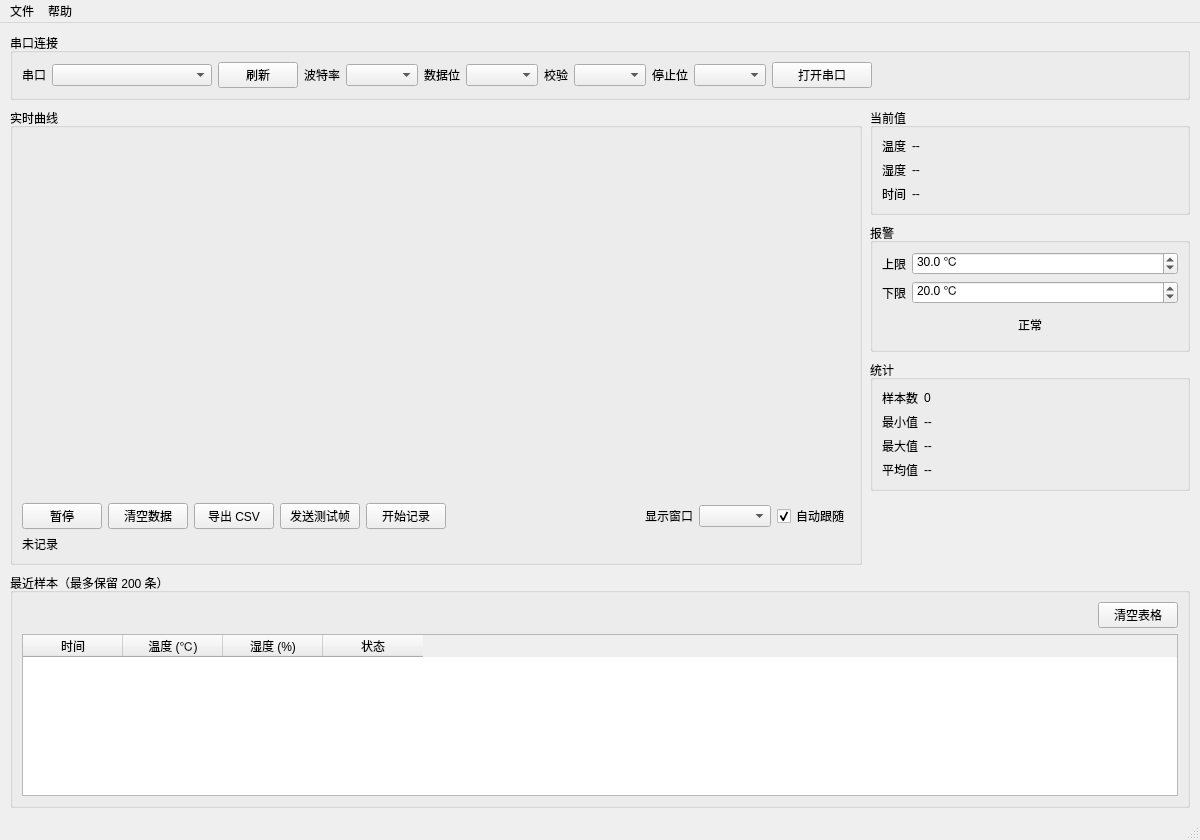
<?xml version="1.0" encoding="UTF-8"?>
<ui version="4.0">
 <class>MainWindow</class>
 <widget class="QMainWindow" name="MainWindow">
  <property name="geometry">
   <rect>
    <x>0</x>
    <y>0</y>
    <width>1200</width>
    <height>840</height>
   </rect>
  </property>
  <property name="windowTitle">
   <string>串口温度监控上位机</string>
  </property>
  <widget class="QWidget" name="centralWidget">
   <layout class="QVBoxLayout" name="mainLayout">
    <property name="spacing">
     <number>8</number>
    </property>
    <property name="leftMargin">
     <number>10</number>
    </property>
    <property name="topMargin">
     <number>10</number>
    </property>
    <property name="rightMargin">
     <number>10</number>
    </property>
    <property name="bottomMargin">
     <number>10</number>
    </property>
    <item>
     <widget class="QGroupBox" name="connectionGroup">
      <property name="title">
       <string>串口连接</string>
      </property>
      <layout class="QHBoxLayout" name="connectionLayout">
       <item>
        <widget class="QLabel" name="portLabel">
         <property name="text">
          <string>串口</string>
         </property>
        </widget>
       </item>
       <item>
        <widget class="QComboBox" name="portCombo">
         <property name="minimumSize">
          <size>
           <width>160</width>
           <height>0</height>
          </size>
         </property>
        </widget>
       </item>
       <item>
        <widget class="QPushButton" name="refreshPortButton">
         <property name="text">
          <string>刷新</string>
         </property>
        </widget>
       </item>
       <item>
        <widget class="QLabel" name="baudLabel">
         <property name="text">
          <string>波特率</string>
         </property>
        </widget>
       </item>
       <item>
        <widget class="QComboBox" name="baudCombo"/>
       </item>
       <item>
        <widget class="QLabel" name="dataBitsLabel">
         <property name="text">
          <string>数据位</string>
         </property>
        </widget>
       </item>
       <item>
        <widget class="QComboBox" name="dataBitsCombo"/>
       </item>
       <item>
        <widget class="QLabel" name="parityLabel">
         <property name="text">
          <string>校验</string>
         </property>
        </widget>
       </item>
       <item>
        <widget class="QComboBox" name="parityCombo"/>
       </item>
       <item>
        <widget class="QLabel" name="stopBitsLabel">
         <property name="text">
          <string>停止位</string>
         </property>
        </widget>
       </item>
       <item>
        <widget class="QComboBox" name="stopBitsCombo"/>
       </item>
       <item>
        <widget class="QPushButton" name="openButton">
         <property name="minimumSize">
          <size>
           <width>100</width>
           <height>0</height>
          </size>
         </property>
         <property name="text">
          <string>打开串口</string>
         </property>
        </widget>
       </item>
       <item>
        <spacer name="connectionSpacer">
         <property name="orientation">
          <enum>Qt::Orientation::Horizontal</enum>
         </property>
         <property name="sizeHint" stdset="0">
          <size>
           <width>40</width>
           <height>20</height>
          </size>
         </property>
        </spacer>
       </item>
      </layout>
     </widget>
    </item>
    <item>
     <layout class="QHBoxLayout" name="middleLayout">
      <property name="spacing">
       <number>8</number>
      </property>
      <item>
       <widget class="QGroupBox" name="plotGroup">
        <property name="title">
         <string>实时曲线</string>
        </property>
        <layout class="QVBoxLayout" name="plotLayout">
         <property name="spacing">
          <number>6</number>
         </property>
         <item>
          <widget class="QCustomPlot" name="plot" native="true">
           <property name="minimumSize">
            <size>
             <width>640</width>
             <height>360</height>
            </size>
           </property>
          </widget>
         </item>
         <item>
          <layout class="QHBoxLayout" name="plotToolbarLayout">
           <item>
            <widget class="QPushButton" name="pauseButton">
             <property name="text">
              <string>暂停</string>
             </property>
            </widget>
           </item>
           <item>
            <widget class="QPushButton" name="clearButton">
             <property name="text">
              <string>清空数据</string>
             </property>
            </widget>
           </item>
           <item>
            <widget class="QPushButton" name="exportButton">
             <property name="text">
              <string>导出 CSV</string>
             </property>
            </widget>
           </item>
           <item>
            <widget class="QPushButton" name="sendTestButton">
             <property name="toolTip">
              <string>向当前串口写入一帧测试数据；CH340 短接 TX-RX 可做回环验证</string>
             </property>
             <property name="text">
              <string>发送测试帧</string>
             </property>
            </widget>
           </item>
           <item>
            <widget class="QPushButton" name="recordButton">
             <property name="text">
              <string>开始记录</string>
             </property>
            </widget>
           </item>
           <item>
            <spacer name="toolbarSpacer">
             <property name="orientation">
              <enum>Qt::Orientation::Horizontal</enum>
             </property>
             <property name="sizeHint" stdset="0">
              <size>
               <width>40</width>
               <height>20</height>
              </size>
             </property>
            </spacer>
           </item>
           <item>
            <widget class="QLabel" name="windowLabel">
             <property name="text">
              <string>显示窗口</string>
             </property>
            </widget>
           </item>
           <item>
            <widget class="QComboBox" name="windowCombo"/>
           </item>
           <item>
            <widget class="QCheckBox" name="autoFollowCheckBox">
             <property name="toolTip">
              <string>勾选时曲线跟随最新数据；拖动或缩放图表会自动取消</string>
             </property>
             <property name="text">
              <string>自动跟随</string>
             </property>
             <property name="checked">
              <bool>true</bool>
             </property>
            </widget>
           </item>
          </layout>
         </item>
         <item>
          <widget class="QLabel" name="recordPathLabel">
           <property name="text">
            <string>未记录</string>
           </property>
          </widget>
         </item>
        </layout>
       </widget>
      </item>
      <item>
       <widget class="QWidget" name="sidePanel" native="true">
        <property name="minimumSize">
         <size>
          <width>320</width>
          <height>0</height>
         </size>
        </property>
        <property name="maximumSize">
         <size>
          <width>340</width>
          <height>16777215</height>
         </size>
        </property>
        <layout class="QVBoxLayout" name="sideLayout">
         <property name="spacing">
          <number>8</number>
         </property>
         <property name="leftMargin">
          <number>0</number>
         </property>
         <property name="topMargin">
          <number>0</number>
         </property>
         <property name="rightMargin">
          <number>0</number>
         </property>
         <property name="bottomMargin">
          <number>0</number>
         </property>
         <item>
          <widget class="QGroupBox" name="currentGroup">
           <property name="title">
            <string>当前值</string>
           </property>
           <layout class="QFormLayout" name="currentLayout">
            <item row="0" column="0">
             <widget class="QLabel" name="tempCaption">
              <property name="text">
               <string>温度</string>
              </property>
             </widget>
            </item>
            <item row="0" column="1">
             <widget class="QLabel" name="tempValueLabel">
              <property name="text">
               <string>--</string>
              </property>
             </widget>
            </item>
            <item row="1" column="0">
             <widget class="QLabel" name="humidityCaption">
              <property name="text">
               <string>湿度</string>
              </property>
             </widget>
            </item>
            <item row="1" column="1">
             <widget class="QLabel" name="humidityValueLabel">
              <property name="text">
               <string>--</string>
              </property>
             </widget>
            </item>
            <item row="2" column="0">
             <widget class="QLabel" name="timeCaption">
              <property name="text">
               <string>时间</string>
              </property>
             </widget>
            </item>
            <item row="2" column="1">
             <widget class="QLabel" name="timeValueLabel">
              <property name="text">
               <string>--</string>
              </property>
             </widget>
            </item>
           </layout>
          </widget>
         </item>
         <item>
          <widget class="QGroupBox" name="alarmGroup">
           <property name="title">
            <string>报警</string>
           </property>
           <layout class="QFormLayout" name="alarmLayout">
            <item row="0" column="0">
             <widget class="QLabel" name="highLabel">
              <property name="text">
               <string>上限</string>
              </property>
             </widget>
            </item>
            <item row="0" column="1">
             <widget class="QDoubleSpinBox" name="highSpin">
              <property name="suffix">
               <string> ℃</string>
              </property>
              <property name="decimals">
               <number>1</number>
              </property>
              <property name="minimum">
               <double>0.000000000000000</double>
              </property>
              <property name="maximum">
               <double>100.000000000000000</double>
              </property>
              <property name="value">
               <double>30.000000000000000</double>
              </property>
             </widget>
            </item>
            <item row="1" column="0">
             <widget class="QLabel" name="lowLabel">
              <property name="text">
               <string>下限</string>
              </property>
             </widget>
            </item>
            <item row="1" column="1">
             <widget class="QDoubleSpinBox" name="lowSpin">
              <property name="suffix">
               <string> ℃</string>
              </property>
              <property name="decimals">
               <number>1</number>
              </property>
              <property name="minimum">
               <double>0.000000000000000</double>
              </property>
              <property name="maximum">
               <double>100.000000000000000</double>
              </property>
              <property name="value">
               <double>20.000000000000000</double>
              </property>
             </widget>
            </item>
            <item row="2" column="0" colspan="2">
             <widget class="QLabel" name="alarmLabel">
              <property name="minimumSize">
               <size>
                <width>0</width>
                <height>30</height>
               </size>
              </property>
              <property name="text">
               <string>正常</string>
              </property>
              <property name="alignment">
               <set>Qt::AlignmentFlag::AlignCenter</set>
              </property>
             </widget>
            </item>
           </layout>
          </widget>
         </item>
         <item>
          <widget class="QGroupBox" name="statsGroup">
           <property name="title">
            <string>统计</string>
           </property>
           <layout class="QFormLayout" name="statsLayout">
            <item row="0" column="0">
             <widget class="QLabel" name="countCaption">
              <property name="text">
               <string>样本数</string>
              </property>
             </widget>
            </item>
            <item row="0" column="1">
             <widget class="QLabel" name="countLabel">
              <property name="text">
               <string>0</string>
              </property>
             </widget>
            </item>
            <item row="1" column="0">
             <widget class="QLabel" name="minCaption">
              <property name="text">
               <string>最小值</string>
              </property>
             </widget>
            </item>
            <item row="1" column="1">
             <widget class="QLabel" name="minLabel">
              <property name="text">
               <string>--</string>
              </property>
             </widget>
            </item>
            <item row="2" column="0">
             <widget class="QLabel" name="maxCaption">
              <property name="text">
               <string>最大值</string>
              </property>
             </widget>
            </item>
            <item row="2" column="1">
             <widget class="QLabel" name="maxLabel">
              <property name="text">
               <string>--</string>
              </property>
             </widget>
            </item>
            <item row="3" column="0">
             <widget class="QLabel" name="avgCaption">
              <property name="text">
               <string>平均值</string>
              </property>
             </widget>
            </item>
            <item row="3" column="1">
             <widget class="QLabel" name="avgLabel">
              <property name="text">
               <string>--</string>
              </property>
             </widget>
            </item>
           </layout>
          </widget>
         </item>
         <item>
          <spacer name="sideSpacer">
           <property name="orientation">
            <enum>Qt::Orientation::Vertical</enum>
           </property>
           <property name="sizeHint" stdset="0">
            <size>
             <width>20</width>
             <height>40</height>
            </size>
           </property>
          </spacer>
         </item>
        </layout>
       </widget>
      </item>
     </layout>
    </item>
    <item>
     <widget class="QGroupBox" name="tableGroup">
      <property name="maximumSize">
       <size>
        <width>16777215</width>
        <height>260</height>
       </size>
      </property>
      <property name="title">
       <string>最近样本（最多保留 200 条）</string>
      </property>
      <layout class="QVBoxLayout" name="tableLayout">
       <item>
        <layout class="QHBoxLayout" name="tableToolbarLayout">
         <item>
          <spacer name="tableSpacer">
           <property name="orientation">
            <enum>Qt::Orientation::Horizontal</enum>
           </property>
           <property name="sizeHint" stdset="0">
            <size>
             <width>40</width>
             <height>20</height>
            </size>
           </property>
          </spacer>
         </item>
         <item>
          <widget class="QPushButton" name="clearTableButton">
           <property name="text">
            <string>清空表格</string>
           </property>
          </widget>
         </item>
        </layout>
       </item>
       <item>
        <widget class="QTableWidget" name="sampleTable">
         <property name="editTriggers">
          <set>QAbstractItemView::EditTrigger::NoEditTriggers</set>
         </property>
         <property name="alternatingRowColors">
          <bool>true</bool>
         </property>
         <property name="selectionBehavior">
          <enum>QAbstractItemView::SelectionBehavior::SelectRows</enum>
         </property>
         <property name="rowCount">
          <number>0</number>
         </property>
         <property name="columnCount">
          <number>4</number>
         </property>
         <column>
          <property name="text">
           <string>时间</string>
          </property>
         </column>
         <column>
          <property name="text">
           <string>温度 (℃)</string>
          </property>
         </column>
         <column>
          <property name="text">
           <string>湿度 (%)</string>
          </property>
         </column>
         <column>
          <property name="text">
           <string>状态</string>
          </property>
         </column>
        </widget>
       </item>
      </layout>
     </widget>
    </item>
   </layout>
  </widget>
  <widget class="QMenuBar" name="menuBar">
   <property name="geometry">
    <rect>
     <x>0</x>
     <y>0</y>
     <width>1200</width>
     <height>18</height>
    </rect>
   </property>
   <widget class="QMenu" name="menuFile">
    <property name="title">
     <string>文件</string>
    </property>
    <addaction name="actionExport"/>
    <addaction name="separator"/>
    <addaction name="actionQuit"/>
   </widget>
   <widget class="QMenu" name="menuHelp">
    <property name="title">
     <string>帮助</string>
    </property>
    <addaction name="actionAbout"/>
   </widget>
   <addaction name="menuFile"/>
   <addaction name="menuHelp"/>
  </widget>
  <widget class="QStatusBar" name="statusBar"/>
  <action name="actionExport">
   <property name="text">
    <string>导出 CSV...</string>
   </property>
  </action>
  <action name="actionQuit">
   <property name="text">
    <string>退出</string>
   </property>
   <property name="shortcut">
    <string>Ctrl+Q</string>
   </property>
  </action>
  <action name="actionAbout">
   <property name="text">
    <string>关于</string>
   </property>
  </action>
 </widget>
 <customwidgets>
  <customwidget>
   <class>QCustomPlot</class>
   <extends>QWidget</extends>
   <header>qcustomplot.h</header>
   <container>1</container>
  </customwidget>
 </customwidgets>
 <resources/>
 <connections/>
</ui>
